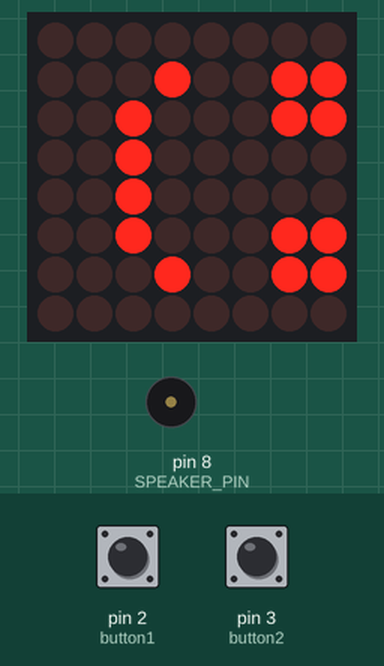
Recording of a sketch running on a simulated Arduino Uno, built with avr-gcc and run on an emulated ATmega328P. On the bench: 8×8 LED matrix, buzzer (waves = sounding). The inputs (shaded band) are chosen by the test bench; at power-on: pin 2 (button1) HIGH, pin 3 (button2) HIGH.

Above: at 1.2 s.
1.3 s: pin 2 (button1) pulled LOW for 0.15 s
At 1.6 s:
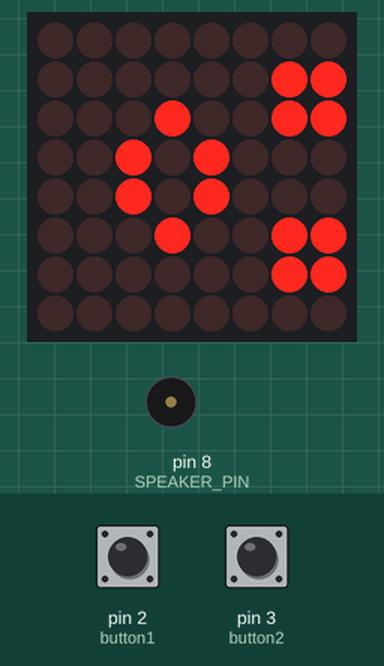
2.9 s: pin 2 (button1) pulled LOW for 1 s
At 4.0 s:
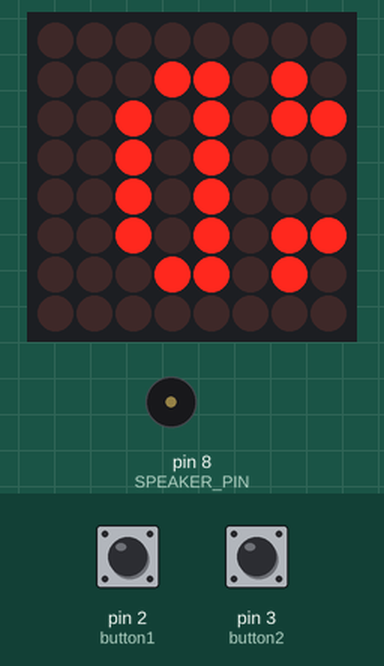
5.4 s: pin 2 (button1) pulled LOW for 0.15 s
At 5.9 s:
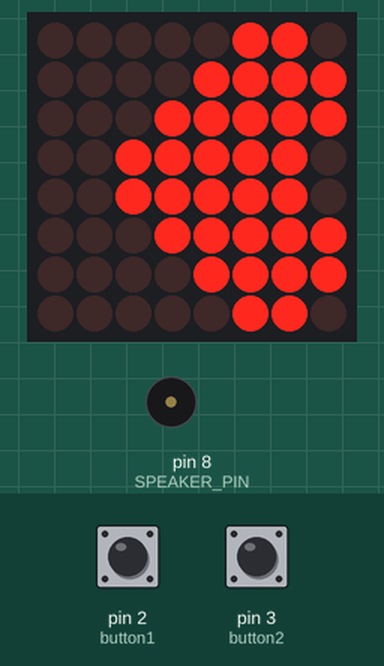
7.0 s: pin 3 (button2) pulled LOW for 0.15 s
At 8.9 s:
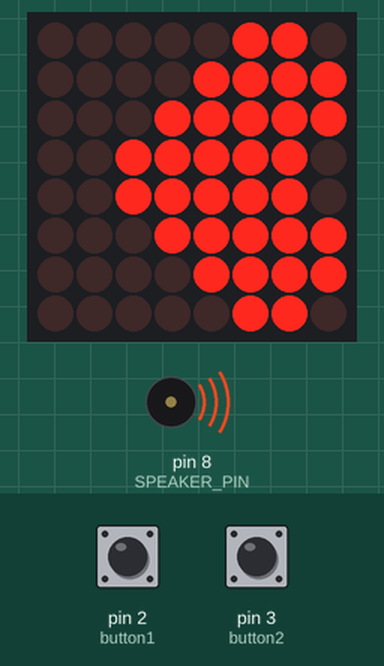
Timing chart, 0 to 10.4 s (numbered marks = the images above; inputs shaded):
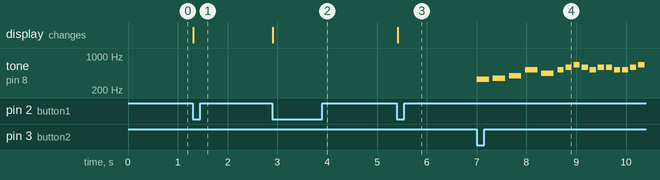

The sketch:

BmoV0.1.ino
```cpp
#include <LedControl.h>


#define SPEAKER_PIN 8  // Hoparlörü pin 9'a bağladığını varsayıyoruz

LedControl lc = LedControl(11, 13, 10, 1); // DIN, CLK, CS
const int button1 = 2;
const int button2 = 3;
bool isPlaying = false;
int currentFace = 0;
int currentMelody = 0;

// Yüz ifadeleri
const byte faces[][8] = {
  { B00000000, B00000000, B00111100, B01000010, B00000000, B00000000, B01100110, B01100110 }, // :)
  { B00000000, B00000000, B00011000, B00100100, B00011000, B00000000, B01100110, B01100110 }, // :O
  { B00000000, B00000000, B00111100, B01000010, B01111110, B00000000, B01100110, B00100100 }, // :D
  { B00000000, B00000000, B00011000, B00111100, B01111110, B11111111, B11111111, B01100110 }  // ❤️
};

// Notalar
#define NOTE_B0  31
#define NOTE_C1  33
#define NOTE_CS1 35
#define NOTE_D1  37
#define NOTE_DS1 39
#define NOTE_E1  41
#define NOTE_F1  44
#define NOTE_FS1 46
#define NOTE_G1  49
#define NOTE_GS1 52
#define NOTE_A1  55
#define NOTE_AS1 58
#define NOTE_B1  62
#define NOTE_C2  65
#define NOTE_CS2 69
#define NOTE_D2  73
#define NOTE_DS2 78
#define NOTE_E2  82
#define NOTE_F2  87
#define NOTE_FS2 93
#define NOTE_G2  98
#define NOTE_GS2 104
#define NOTE_A2  110
#define NOTE_AS2 117
#define NOTE_B2  123
#define NOTE_C3  131
#define NOTE_CS3 139
#define NOTE_DB3 139
#define NOTE_D3  147
#define NOTE_DS3 156
#define NOTE_EB3 156
#define NOTE_E3  165
#define NOTE_F3  175
#define NOTE_FS3 185
#define NOTE_G3  196
#define NOTE_GS3 208
#define NOTE_A3  220
#define NOTE_AS3 233
#define NOTE_B3  247
#define NOTE_C4  262
#define NOTE_CS4 277
#define NOTE_D4  294
#define NOTE_DS4 311
#define NOTE_E4  330
#define NOTE_F4  349
#define NOTE_FS4 370
#define NOTE_G4  392
#define NOTE_GS4 415
#define NOTE_A4  440
#define NOTE_AS4 466
#define NOTE_B4  494
#define NOTE_C5  523
#define NOTE_CS5 554
#define NOTE_D5  587
#define NOTE_DS5 622
#define NOTE_E5  659
#define NOTE_F5  698
#define NOTE_FS5 740
#define NOTE_G5  784
#define NOTE_GS5 831
#define NOTE_A5  880
#define NOTE_AS5 932
#define NOTE_B5  988
#define NOTE_C6  1047
#define NOTE_CS6 1109
#define NOTE_D6  1175
#define NOTE_DS6 1245
#define NOTE_E6  1319
#define NOTE_F6  1397
#define NOTE_FS6 1480
#define NOTE_G6  1568
#define NOTE_GS6 1661
#define NOTE_A6  1760
#define NOTE_AS6 1865
#define NOTE_B6  1976
#define NOTE_C7  2093
#define NOTE_CS7 2217
#define NOTE_D7  2349
#define NOTE_DS7 2489
#define NOTE_E7  2637
#define NOTE_F7  2794
#define NOTE_FS7 2960
#define NOTE_G7  3136
#define NOTE_GS7 3322
#define NOTE_A7  3520
#define NOTE_AS7 3729
#define NOTE_B7  3951
#define NOTE_C8  4186
#define NOTE_CS8 4435
#define NOTE_D8  4699
#define NOTE_DS8 4978
#define REST     0


// Melodi 3: Flappy Bird Theme
int melody1[] = {
  NOTE_E4, NOTE_F4, NOTE_G4, NOTE_C5, NOTE_A4,
  NOTE_C5, NOTE_D5, NOTE_E5, NOTE_D5, NOTE_C5, NOTE_D5, NOTE_D5, NOTE_C5,
  NOTE_C5, NOTE_D5, NOTE_E5, NOTE_D5, NOTE_C5, NOTE_D5, NOTE_A4, NOTE_C5,
  NOTE_A4, NOTE_G4, NOTE_C5, NOTE_C5, NOTE_E4, NOTE_D4
};
int noteDurations1[] = {
  4, 4, 4, 4, 4,
  8, 8, 8, 8, 8, 8, 8, 8,
  8, 8, 8, 8, 8, 8, 8, 8,
  4, 4, 4, 4, 4, 4
};

// Melodi 2: Happy Birthday
int melody2[] = {
  NOTE_AS4, REST, NOTE_AS4, REST, NOTE_AS4, REST, NOTE_AS4, REST,
  NOTE_AS4, NOTE_B4, NOTE_DS5,
  NOTE_AS4, REST, NOTE_AS4, REST,
  NOTE_AS4, NOTE_B4, NOTE_DS5,
  NOTE_AS4, REST, NOTE_AS4, REST,
  NOTE_AS4, NOTE_B4, NOTE_DS5,
  NOTE_AS4, REST, NOTE_AS4, REST,
  NOTE_AS4, NOTE_B4, NOTE_DS5,
  NOTE_F5, REST, NOTE_F5, REST,
  NOTE_GS5, NOTE_FS5, NOTE_F5,
  NOTE_AS4, REST, NOTE_AS4, REST,
  NOTE_GS5, NOTE_FS5, NOTE_F5,
  NOTE_AS4, REST, NOTE_AS4, REST,
  NOTE_AS4, NOTE_B4, NOTE_DS5,
  NOTE_AS4, REST, NOTE_AS4, REST,
  NOTE_AS4, NOTE_B4, NOTE_DS5,
  NOTE_AS4, REST, NOTE_AS4, REST,
  REST
};
int noteDurations2[] = {
  4, 4, 4, 4, 4, 4, 4, 4,
  3, 3, 4,
  4, 4, 4, 4,
  3, 3, 4,
  4, 4, 4, 4,
  3, 3, 4,
  4, 4, 4, 4,
  3, 3, 4,
  4, 4, 4, 4,
  3, 3, 4,
  4, 4, 4, 4,
  3, 3, 4,
  4, 4, 4, 4,
  3, 3, 4,
  4, 4, 4, 4,
  3, 3, 4,
  4, 4, 4, 4,
  1
};


//star wars agggaaaa
int melody3[] = {
  NOTE_AS4, NOTE_AS4, NOTE_AS4,
  NOTE_F5, NOTE_C6,
  NOTE_AS5, NOTE_A5, NOTE_G5, NOTE_F6, NOTE_C6,
  NOTE_AS5, NOTE_A5, NOTE_G5, NOTE_F6, NOTE_C6,
  NOTE_AS5, NOTE_A5, NOTE_AS5, NOTE_G5, NOTE_C5, NOTE_C5, NOTE_C5,
  NOTE_F5, NOTE_C6,
  NOTE_AS5, NOTE_A5, NOTE_G5, NOTE_F6, NOTE_C6,

  NOTE_AS5, NOTE_A5, NOTE_G5, NOTE_F6, NOTE_C6,
  NOTE_AS5, NOTE_A5, NOTE_AS5, NOTE_G5, NOTE_C5, NOTE_C5,
  NOTE_D5, NOTE_D5, NOTE_AS5, NOTE_A5, NOTE_G5, NOTE_F5,
  NOTE_F5, NOTE_G5, NOTE_A5, NOTE_G5, NOTE_D5, NOTE_E5, NOTE_C5, NOTE_C5,
  NOTE_D5, NOTE_D5, NOTE_AS5, NOTE_A5, NOTE_G5, NOTE_F5,

  NOTE_C6, NOTE_G5, NOTE_G5, REST, NOTE_C5,
  NOTE_D5, NOTE_D5, NOTE_AS5, NOTE_A5, NOTE_G5, NOTE_F5,
  NOTE_F5, NOTE_G5, NOTE_A5, NOTE_G5, NOTE_D5, NOTE_E5, NOTE_C6, NOTE_C6,
  NOTE_F6, NOTE_DS6, NOTE_CS6, NOTE_C6, NOTE_AS5, NOTE_GS5, NOTE_G5, NOTE_F5,
  NOTE_C6

};
int noteDurations3[] = {
  8, 8, 8,
  2, 2,
  8, 8, 8, 2, 4,
  8, 8, 8, 2, 4,
  8, 8, 8, 2, 8, 8, 8,
  2, 2,
  8, 8, 8, 2, 4,

  8, 8, 8, 2, 4,
  8, 8, 8, 2, 8, 16,
  4, 8, 8, 8, 8, 8,
  8, 8, 8, 4, 8, 4, 8, 16,
  4, 8, 8, 8, 8, 8,

  8, 16, 2, 8, 8,
  4, 8, 8, 8, 8, 8,
  8, 8, 8, 4, 8, 4, 8, 16,
  4, 8, 4, 8, 4, 8, 4, 8,
  1

};


// Melodi 4: karayıp korsanları
int melody4[] = {
  NOTE_E4, NOTE_G4, NOTE_A4, NOTE_A4, REST,
  NOTE_A4, NOTE_B4, NOTE_C5, NOTE_C5, REST,
  NOTE_C5, NOTE_D5, NOTE_B4, NOTE_B4, REST,
  NOTE_A4, NOTE_G4, NOTE_A4, REST,

  NOTE_E4, NOTE_G4, NOTE_A4, NOTE_A4, REST,
  NOTE_A4, NOTE_B4, NOTE_C5, NOTE_C5, REST,
  NOTE_C5, NOTE_D5, NOTE_B4, NOTE_B4, REST,
  NOTE_A4, NOTE_G4, NOTE_A4, REST,

  NOTE_E4, NOTE_G4, NOTE_A4, NOTE_A4, REST,
  NOTE_A4, NOTE_C5, NOTE_D5, NOTE_D5, REST,
  NOTE_D5, NOTE_E5, NOTE_F5, NOTE_F5, REST,
  NOTE_E5, NOTE_D5, NOTE_E5, NOTE_A4, REST,

  NOTE_A4, NOTE_B4, NOTE_C5, NOTE_C5, REST,
  NOTE_D5, NOTE_E5, NOTE_A4, REST,
  NOTE_A4, NOTE_C5, NOTE_B4, NOTE_B4, REST,
  NOTE_C5, NOTE_A4, NOTE_B4, REST,

  NOTE_A4, NOTE_A4,


  NOTE_E5, REST, REST, NOTE_F5, REST, REST,
  NOTE_E5, NOTE_E5, REST, NOTE_G5, REST, NOTE_E5, NOTE_D5, REST, REST,
  NOTE_D5, REST, REST, NOTE_C5, REST, REST,
  NOTE_B4, NOTE_C5, REST, NOTE_B4, REST, NOTE_A4,

  NOTE_E5, REST, REST, NOTE_F5, REST, REST,
  NOTE_E5, NOTE_E5, REST, NOTE_G5, REST, NOTE_E5, NOTE_D5, REST, REST,
  NOTE_D5, REST, REST, NOTE_C5, REST, REST,
  NOTE_B4, NOTE_C5, REST, NOTE_B4, REST, NOTE_A4
};
int noteDurations4[] = {
  8, 8, 4, 8, 8,
  8, 8, 4, 8, 8,
  8, 8, 4, 8, 8,
  8, 8, 4, 8,

  8, 8, 4, 8, 8,
  8, 8, 4, 8, 8,
  8, 8, 4, 8, 8,
  8, 8, 4, 8,

  8, 8, 4, 8, 8,
  8, 8, 4, 8, 8,
  8, 8, 4, 8, 8,
  8, 8, 8, 4, 8,

  8, 8, 4, 8, 8,
  4, 8, 4, 8,
  8, 8, 4, 8, 8,
  8, 8, 4, 4,

  4, 8,
  //End of Repeat

  4, 8, 4, 4, 8, 4,
  8, 8, 8, 8, 8, 8, 8, 8, 4,
  4, 8, 4, 4, 8, 4,
  8, 8, 8, 8, 8, 2,

  4, 8, 4, 4, 8, 4,
  8, 8, 8, 8, 8, 8, 8, 8, 4,
  4, 8, 4, 4, 8, 4,
  8, 8, 8, 8, 8, 2
};

int melody5[] = {
  NOTE_B4, REST,
  NOTE_FS4, NOTE_FS4, NOTE_B4, NOTE_FS4, NOTE_E4, REST, NOTE_B3,

  NOTE_D4, NOTE_D4, NOTE_D4, NOTE_D4, NOTE_B3, NOTE_B3, NOTE_D4, NOTE_D4, NOTE_D4, NOTE_D4, NOTE_B3, NOTE_B3,
  NOTE_CS4, NOTE_CS4, NOTE_CS4, NOTE_CS4, NOTE_AS3, NOTE_AS3, NOTE_CS4, NOTE_CS4, NOTE_CS4, NOTE_CS4, NOTE_AS3, NOTE_B3,
  NOTE_D4, NOTE_D4, NOTE_D4, NOTE_D4, NOTE_B3, NOTE_B3, NOTE_D4, NOTE_D4, NOTE_D4, NOTE_D4, NOTE_B3, NOTE_B3,
  NOTE_CS4, NOTE_CS4, NOTE_CS4, NOTE_CS4, NOTE_AS3, NOTE_AS3, NOTE_CS4, NOTE_CS4, NOTE_CS4, NOTE_CS4, NOTE_AS3,

  NOTE_B4, NOTE_A4, NOTE_G4, NOTE_D4, NOTE_FS4, NOTE_E4, NOTE_B4,
  NOTE_B4, NOTE_A4, NOTE_G4, NOTE_D4, NOTE_FS4, NOTE_AS4,

  REST, NOTE_E4, NOTE_FS4, NOTE_E4, NOTE_D4, NOTE_B3,
  NOTE_D4, NOTE_E4, NOTE_D4, NOTE_E4, NOTE_D4, NOTE_E4, NOTE_D4, NOTE_E4, NOTE_D4, NOTE_E4, NOTE_B4,
  REST, NOTE_E4, NOTE_FS4, NOTE_E4, NOTE_D4, NOTE_B3,
  NOTE_D4, NOTE_E4, NOTE_D4, NOTE_E4, NOTE_D4, NOTE_E4, NOTE_B4, REST, NOTE_B3, NOTE_B3, NOTE_B3,
  NOTE_D4, NOTE_CS4, NOTE_B3, NOTE_FS3, NOTE_E3, NOTE_FS3, NOTE_FS4, NOTE_B4, NOTE_FS4, NOTE_E4,

  REST

};
int noteDurations5[] = {
  4, 2,
  4, 8, 4, 8, 4, 2, 8,

  4, 4, 8, 8, 2, 8, 4, 4, 8, 8, 2, 8,
  4, 4, 8, 8, 2, 8, 4, 4, 8, 8, 2, 8,
  4, 4, 8, 8, 2, 8, 4, 4, 8, 8, 2, 8,
  4, 4, 8, 8, 2, 8, 4, 4, 8, 8, 2,

  2, 2, 2, 4, 1, 1, 8,
  2, 2, 2, 4, 1, 1,

  2, 2, 8, 8, 8, 2,
  8, 8, 8, 8, 8, 8, 8, 8, 8, 8, 2,
  2, 2, 8, 8, 8, 2,
  8, 8, 8, 8, 8, 8, 2, 2, 8, 8, 8,
  2, 2, 2, 8, 4, 4, 8, 4, 8, 2,

  1
};


// Melodi dizileri listesi
int* melodies[] = {melody1, melody2, melody3,melody4,melody5};
int* durations[] = {noteDurations1, noteDurations2, noteDurations3,noteDurations4,noteDurations5};
int lengths[] = {
  sizeof(melody1) / sizeof(int),
  sizeof(melody2) / sizeof(int),
  sizeof(melody3) / sizeof(int),
  sizeof(melody4) / sizeof(int),
  sizeof(melody5) / sizeof(int),
};

void drawFace(const byte* face) {
  lc.clearDisplay(0);
  for (int col = 0; col < 8; col++) {
    lc.setColumn(0, col, face[col]);
  }
}

void playMelody(int index) {
  int* melody = melodies[index];
  int* duration = durations[index];
  int length = lengths[index];

  for (int i = 0; i < length; i++) {
    int noteDuration = 1000 / duration[i];
    tone(SPEAKER_PIN, melody[i], noteDuration);
    delay(noteDuration * 1.3);
    noTone(SPEAKER_PIN);
  }

  drawFace(faces[0]); // Melodi bittiğinde gülümse
}

void setup() {
  lc.shutdown(0, false);
  lc.setIntensity(0, 8);
  lc.clearDisplay(0);
  pinMode(button1, INPUT_PULLUP);
  pinMode(button2, INPUT_PULLUP);
  pinMode(SPEAKER_PIN, OUTPUT);
  drawFace(faces[0]);
}

void loop() {
  if (digitalRead(button1) == LOW) {
    currentFace = (currentFace + 1) % 4;
    drawFace(faces[currentFace]);
    delay(200);
    while (digitalRead(button1) == LOW);
  }

  if (digitalRead(button2) == LOW && !isPlaying) {
    isPlaying = true;
    playMelody(currentMelody);
    currentMelody = (currentMelody + 1) % 5; // sıradaki melodi
    isPlaying = false;
    while (digitalRead(button2) == LOW);
  }
}
```

Measured:
- after the input at 1.3 s, the display: changes at once (image 1)
- after the input at 2.9 s, the display: changes at once (image 2)
- after the input at 5.4 s, the display: changes at once (image 3)
- after the input at 7.0 s, tone on pin 8 (SPEAKER_PIN): plays 330 Hz for 0.25 s, 349 Hz for 0.25 s, 392 Hz for 0.25 s, 523 Hz for 0.25 s, 440 Hz for 0.25 s, 523 Hz for 0.13 s … (16 notes in this stretch), starting at once
